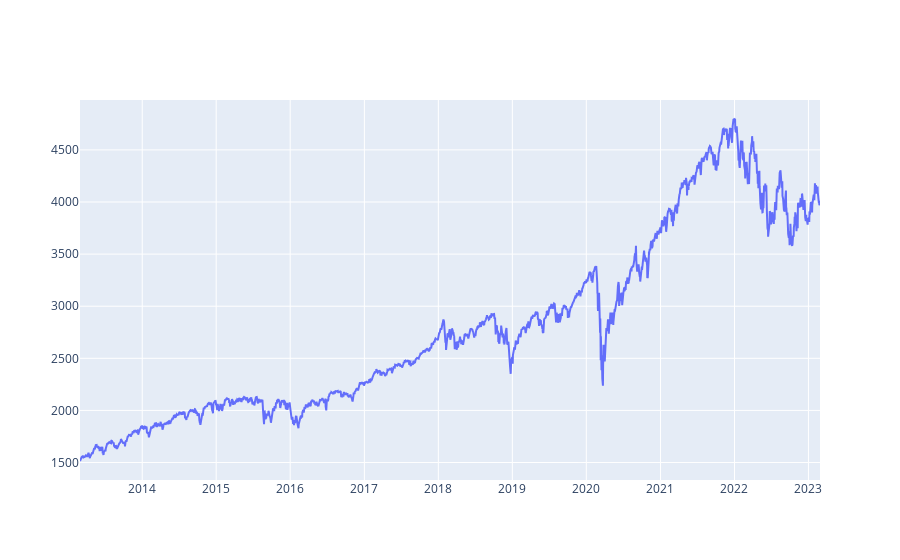

The cell this chart's notebook holds for it:
### Code cell
import plotly.graph_objects as go

fig = go.Figure(data=go.Scatter(x=df['Date'],y=df['Close'], mode='lines'))
fig.show()

### Figure 1 — Plotly figure (JSON) as saved in the notebook; plotly's stock layout.template omitted (floating-point values rounded to 4 significant figures; data arrays with more than 128 entries replaced by an {"elided": "..."} marker saying what was removed)
{"data": [{"mode": "lines", "type": "scatter", "x": {"elided": "2541 str values"}, "y": {"elided": "2541 float values"}}], "layout": {}}
